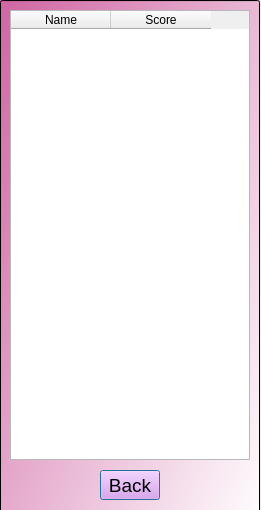
<?xml version="1.0" encoding="UTF-8"?>
<ui version="4.0">
 <class>Dialog</class>
 <widget class="QDialog" name="Dialog">
  <property name="geometry">
   <rect>
    <x>0</x>
    <y>0</y>
    <width>261</width>
    <height>510</height>
   </rect>
  </property>
  <property name="windowTitle">
   <string>Dialog</string>
  </property>
  <widget class="QLineEdit" name="l1">
   <property name="geometry">
    <rect>
     <x>0</x>
     <y>0</y>
     <width>260</width>
     <height>610</height>
    </rect>
   </property>
   <property name="styleSheet">
    <string notr="true">background-color: qlineargradient(spread:pad, x1:0.0248052, y1:0.011, x2:0.955039, y2:0.926, stop:0 rgba(209, 104, 165, 255), stop:1 rgba(255, 255, 255, 255));</string>
   </property>
   <property name="readOnly">
    <bool>true</bool>
   </property>
  </widget>
  <widget class="QPushButton" name="btn1">
   <property name="geometry">
    <rect>
     <x>100</x>
     <y>470</y>
     <width>60</width>
     <height>30</height>
    </rect>
   </property>
   <property name="font">
    <font>
     <family>Nirmala UI</family>
     <pointsize>14</pointsize>
    </font>
   </property>
   <property name="styleSheet">
    <string notr="true">QPushButton{
	background-color: rgb(236, 150, 243);}
QPushButton:hover{
	color: rgb(255, 255, 255);}
</string>
   </property>
   <property name="text">
    <string>Back</string>
   </property>
  </widget>
  <widget class="QTableWidget" name="tw">
   <property name="geometry">
    <rect>
     <x>10</x>
     <y>10</y>
     <width>240</width>
     <height>450</height>
    </rect>
   </property>
   <column>
    <property name="text">
     <string>Name</string>
    </property>
   </column>
   <column>
    <property name="text">
     <string>Score</string>
    </property>
   </column>
  </widget>
 </widget>
 <resources/>
 <connections/>
</ui>
